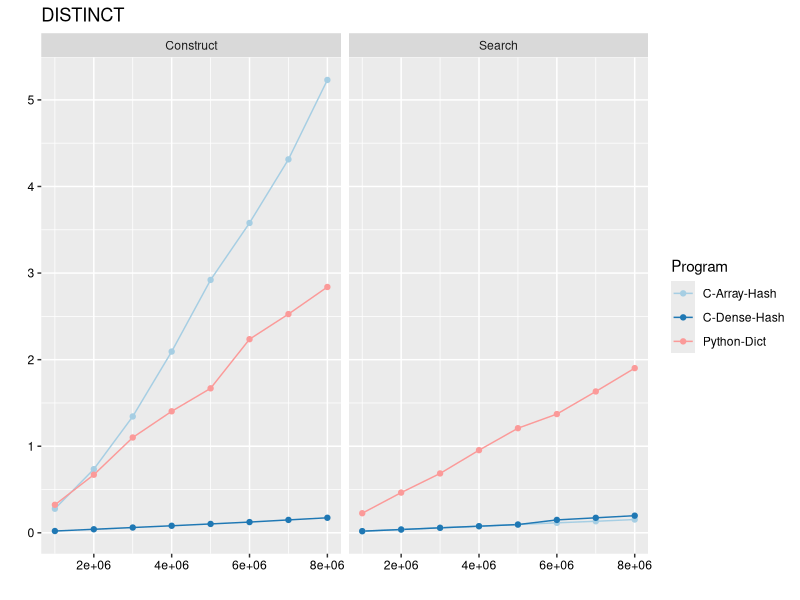
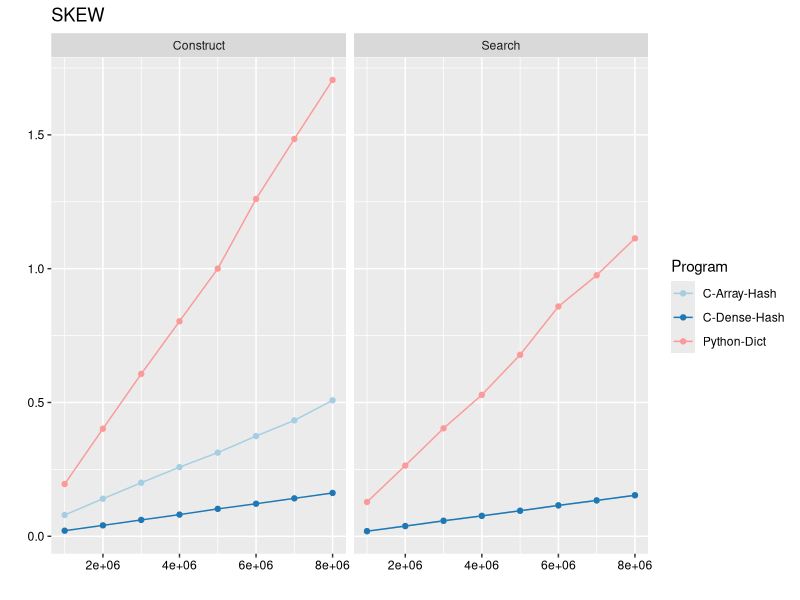
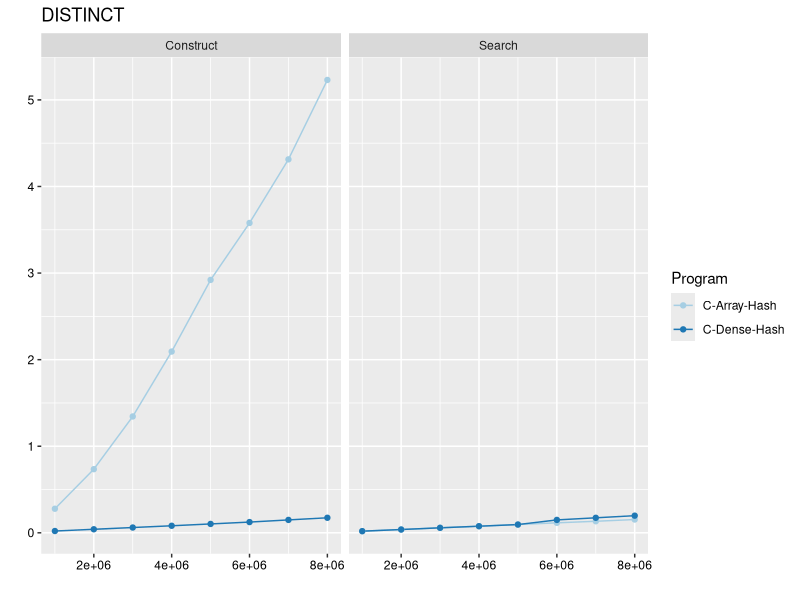
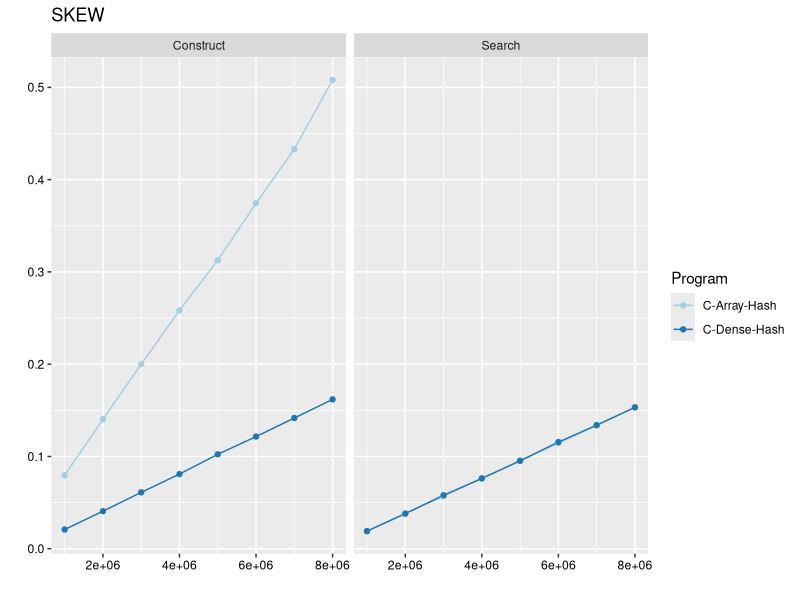
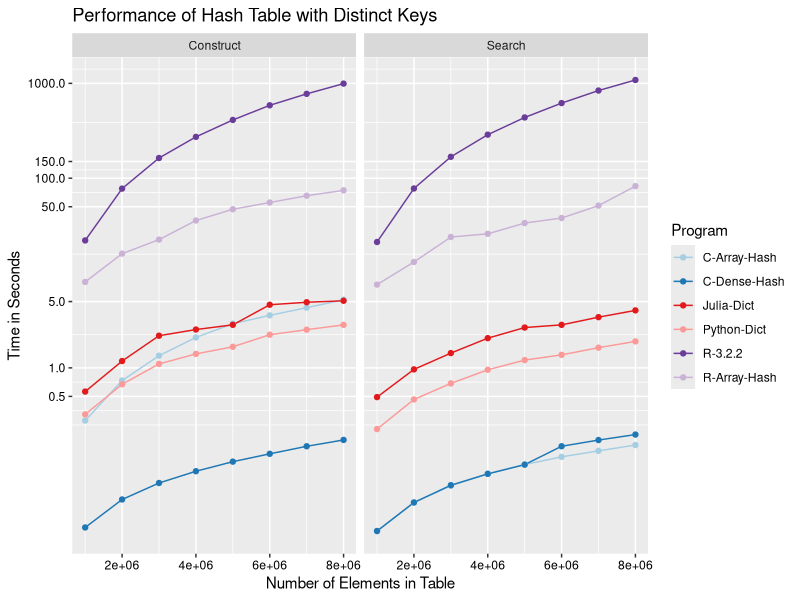

These charts were generated, in order, by the following R code:
library(ggplot2)
library(tidyr)
library(dplyr)
library(RColorBrewer)
library(dichromat)

d <- read.csv('BENCHMARK_2.results.csv',header=FALSE,sep='\t',stringsAsFactors=FALSE)
names(d) <- c('Program','file','tokens','construct','search')
d <- d %>% 
    group_by(Program,file) %>% 
    summarise(Construct = min(construct), Search=min(search)) %>%
    extract(file,c('filetype','filelines'),'(\\w+).(\\d)mil') %>%
    mutate(lines=as.integer(filelines)*10^6) %>%
    gather(time_type,time,Construct,Search) %>%
    select(-filelines)
d$Program <- sub('.*(R-3.2.2).*','\\1',d$Program)
d$Program <- sub('.*(R-Array-Hash).*','\\1',d$Program)
d$Program <- sub('^C$','C-Array-Hash',d$Program)
d$Program <- sub('^python$','Python-Dict',d$Program)
d$Program <- sub('^julia$','Julia-Dict',d$Program)

prog_color <- brewer.pal(n=12,name='Paired')[c(1,2,5,6,9,10)]
names(prog_color) <- c('C-Array-Hash','C-Dense-Hash','Python-Dict','Julia-Dict','R-Array-Hash','R-3.2.2')

prog_sub <- c('C-Array-Hash','Python-Dict','C-Dense-Hash')
py_c_dist <- 
  ggplot(
    d %>% filter(filetype=='DISTINCT',Program %in% prog_sub),
    aes(x=lines,y=time)
  ) +
	geom_line(aes(colour=Program)) +
	geom_point(aes(colour=Program)) + 
	labs(x='',y='',title='DISTINCT') +
	theme(
	    axis.text = element_text(colour = "black")
	) +
  scale_color_manual(values=prog_color) +
  facet_grid (. ~ time_type)

png(filename='C_Python_Distinct.png',width=600,height=300)
print(py_c_dist)
dev.off()

py_c_skew <- 
  ggplot(
    d %>% filter(filetype=='SKEW',Program %in% prog_sub),
    aes(x=lines,y=time)
  ) +
	geom_line(aes(colour=Program)) +
	geom_point(aes(colour=Program)) + 
	labs(x='',y='',title='SKEW') +
	theme(
	    axis.text = element_text(colour = "black")
	) +
  scale_color_manual(values=prog_color) +
  facet_grid (. ~ time_type)

png(filename='C_Python_Skew.png',width=600,height=300)
print(py_c_skew)
dev.off()

prog_sub <- c('C-Array-Hash','C-Dense-Hash')
c_dist <- 
  ggplot(
    d %>% filter(filetype=='DISTINCT',Program %in% prog_sub),
    aes(x=lines,y=time)
  ) +
	geom_line(aes(colour=Program)) +
	geom_point(aes(colour=Program)) + 
	labs(x='',y='',title='DISTINCT') +
	theme(
	    axis.text = element_text(colour = "black")
	) +
  scale_color_manual(values=prog_color) +
  facet_grid (. ~ time_type)

png(filename='C_Distinct.png',width=600,height=300)
print(c_dist)
dev.off()

c_skew <- 
  ggplot(
    d %>% filter(filetype=='SKEW',Program %in% prog_sub),
    aes(x=lines,y=time)
  ) +
	geom_line(aes(colour=Program)) +
	geom_point(aes(colour=Program)) + 
	labs(x='',y='',title='SKEW') +
	theme(
	    axis.text = element_text(colour = "black")
	) +
  scale_color_manual(values=prog_color) +
  facet_grid (. ~ time_type)

png(filename='C_Skew.png',width=600,height=300)
print(c_skew)
dev.off()

all_dist <- 
  ggplot(
    d %>% filter(filetype=='DISTINCT'),
    aes(x=lines,y=time)
  ) +
  labs(
    title="Performance of Hash Table with Distinct Keys",
    x="Number of Elements in Table",
    y="Time in Seconds") +
  geom_line(aes(colour=Program)) +
	geom_point(aes(colour=Program)) + 
	theme(
	    axis.text = element_text(colour = "black")
	) +
  scale_color_manual(values=prog_color) +
  scale_y_log10(breaks=c(0.5,1,5,50,100,150,1000)) +
  facet_grid (. ~ time_type)

png(filename='All_Distinct.png',width=600,height=400)
print(all_dist)
dev.off()
